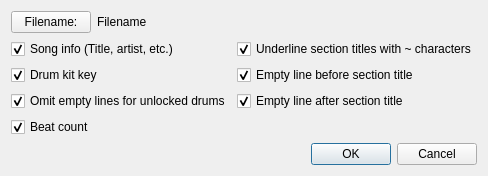
<?xml version="1.0" encoding="UTF-8"?>
<ui version="4.0">
 <class>asciiDialog</class>
 <widget class="QDialog" name="asciiDialog">
  <property name="geometry">
   <rect>
    <x>0</x>
    <y>0</y>
    <width>487</width>
    <height>169</height>
   </rect>
  </property>
  <property name="sizePolicy">
   <sizepolicy hsizetype="MinimumExpanding" vsizetype="Fixed">
    <horstretch>0</horstretch>
    <verstretch>0</verstretch>
   </sizepolicy>
  </property>
  <property name="windowTitle">
   <string>Export ASCII file</string>
  </property>
  <layout class="QVBoxLayout" name="verticalLayout">
   <item>
    <layout class="QHBoxLayout" name="horizontalLayout">
     <item>
      <widget class="QPushButton" name="filenameButton">
       <property name="toolTip">
        <string>Click to select a new filename</string>
       </property>
       <property name="text">
        <string>Filename:</string>
       </property>
      </widget>
     </item>
     <item>
      <widget class="QLabel" name="filenameLabel">
       <property name="sizePolicy">
        <sizepolicy hsizetype="Preferred" vsizetype="Fixed">
         <horstretch>0</horstretch>
         <verstretch>0</verstretch>
        </sizepolicy>
       </property>
       <property name="toolTip">
        <string>The filename to export this score to</string>
       </property>
       <property name="frameShape">
        <enum>QFrame::NoFrame</enum>
       </property>
       <property name="text">
        <string>Filename</string>
       </property>
      </widget>
     </item>
     <item>
      <spacer name="horizontalSpacer_2">
       <property name="orientation">
        <enum>Qt::Horizontal</enum>
       </property>
       <property name="sizeHint" stdset="0">
        <size>
         <width>40</width>
         <height>20</height>
        </size>
       </property>
      </spacer>
     </item>
    </layout>
   </item>
   <item>
    <layout class="QGridLayout" name="gridLayout">
     <item row="0" column="0">
      <widget class="QCheckBox" name="metadataCheck">
       <property name="toolTip">
        <string>Export the song information</string>
       </property>
       <property name="text">
        <string>Song info (Title, artist, etc.)</string>
       </property>
       <property name="checked">
        <bool>true</bool>
       </property>
      </widget>
     </item>
     <item row="0" column="1">
      <widget class="QCheckBox" name="underlineCheck">
       <property name="toolTip">
        <string>Underline each section title</string>
       </property>
       <property name="text">
        <string>Underline section titles with ~ characters</string>
       </property>
       <property name="checked">
        <bool>true</bool>
       </property>
      </widget>
     </item>
     <item row="2" column="0">
      <widget class="QCheckBox" name="kitKeyCheck">
       <property name="toolTip">
        <string>Export the drum kit key</string>
       </property>
       <property name="text">
        <string>Drum kit key</string>
       </property>
       <property name="checked">
        <bool>true</bool>
       </property>
      </widget>
     </item>
     <item row="3" column="0">
      <widget class="QCheckBox" name="omitEmptyCheck">
       <property name="toolTip">
        <string>Empty lines for unlocked drums are not written to the ASCII tab</string>
       </property>
       <property name="text">
        <string>Omit empty lines for unlocked drums</string>
       </property>
       <property name="checked">
        <bool>true</bool>
       </property>
      </widget>
     </item>
     <item row="4" column="0">
      <widget class="QCheckBox" name="printCountsCheck">
       <property name="toolTip">
        <string>Export the beat count underneath each measure</string>
       </property>
       <property name="text">
        <string>Beat count</string>
       </property>
       <property name="checked">
        <bool>true</bool>
       </property>
      </widget>
     </item>
     <item row="2" column="2">
      <spacer name="horizontalSpacer">
       <property name="orientation">
        <enum>Qt::Horizontal</enum>
       </property>
       <property name="sizeHint" stdset="0">
        <size>
         <width>40</width>
         <height>20</height>
        </size>
       </property>
      </spacer>
     </item>
     <item row="3" column="1">
      <widget class="QCheckBox" name="emptyLineAfterSectionCheck">
       <property name="toolTip">
        <string>Include a blank line after each section title</string>
       </property>
       <property name="text">
        <string>Empty line after section title</string>
       </property>
       <property name="checked">
        <bool>true</bool>
       </property>
      </widget>
     </item>
     <item row="2" column="1">
      <widget class="QCheckBox" name="emptyLineBeforeSectionCheck">
       <property name="toolTip">
        <string>Include a blank line before each section title</string>
       </property>
       <property name="text">
        <string>Empty line before section title</string>
       </property>
       <property name="checked">
        <bool>true</bool>
       </property>
      </widget>
     </item>
    </layout>
   </item>
   <item>
    <widget class="QDialogButtonBox" name="buttonBox">
     <property name="orientation">
      <enum>Qt::Horizontal</enum>
     </property>
     <property name="standardButtons">
      <set>QDialogButtonBox::Cancel|QDialogButtonBox::Ok</set>
     </property>
    </widget>
   </item>
  </layout>
 </widget>
 <resources/>
 <connections>
  <connection>
   <sender>buttonBox</sender>
   <signal>accepted()</signal>
   <receiver>asciiDialog</receiver>
   <slot>accept()</slot>
   <hints>
    <hint type="sourcelabel">
     <x>248</x>
     <y>254</y>
    </hint>
    <hint type="destinationlabel">
     <x>157</x>
     <y>274</y>
    </hint>
   </hints>
  </connection>
  <connection>
   <sender>buttonBox</sender>
   <signal>rejected()</signal>
   <receiver>asciiDialog</receiver>
   <slot>reject()</slot>
   <hints>
    <hint type="sourcelabel">
     <x>316</x>
     <y>260</y>
    </hint>
    <hint type="destinationlabel">
     <x>286</x>
     <y>274</y>
    </hint>
   </hints>
  </connection>
 </connections>
</ui>
